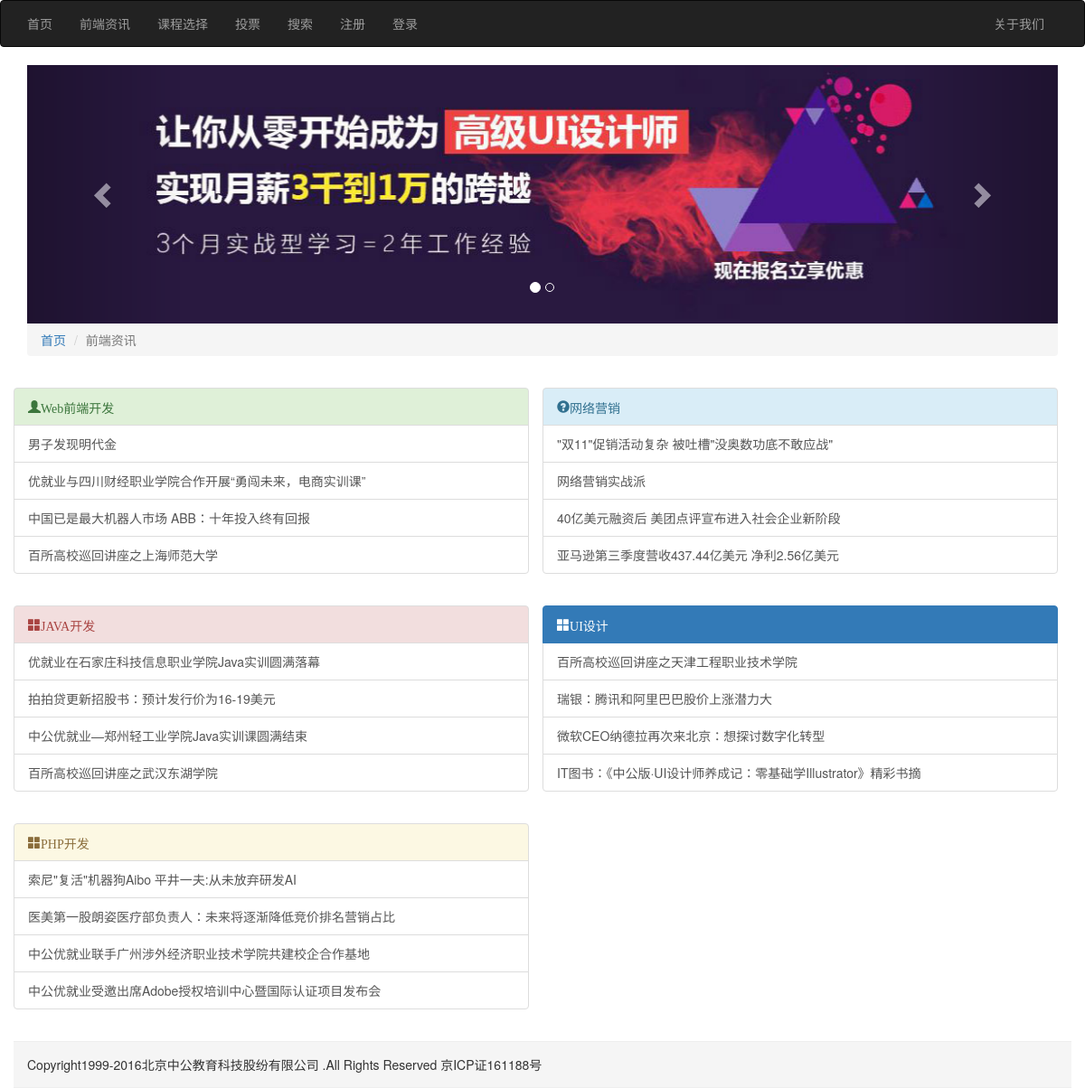
The page /webproblem.php on the database its author committed.
### tables this page shows
CREATE TABLE IF NOT EXISTS `u_article` (
  `id` int(7) unsigned NOT NULL AUTO_INCREMENT,
  `title` varchar(50) NOT NULL,
  `column` varchar(50) NOT NULL,
  `description` text NOT NULL,
  `keywords` varchar(30) NOT NULL,
  `contents` text NOT NULL,
  `thumb` varchar(100) NOT NULL,
  `add_date` varchar(20) NOT NULL,
  `author` varchar(15) NOT NULL,
  PRIMARY KEY (`id`)
);

### webproblem.php (the view, shortened to what this page needs)
<?php
include "header.php";
?>
    <div class="container" id="placeNav">
        <ol class="breadcrumb">
            <li><a href="#">首页</a></li>
            <li class="active">前端资讯</li>
        </ol>
    </div>
    <div class="container" id="content">
        <div class="row">
            <div class="list-group col-md-6">
                <a href="list.php?column=<?php echo 'Web前端开发';?>" class="list-group-item list-group-item-success">
                    <span class="glyphicon glyphicon-user">Web前端开发</span>
                </a>
                <?php
					$sql="SELECT * FROM u_article WHERE `column`='Web前端开发' ORDER BY `id` DESC LIMIT 4";
					$result=$conn->query($sql);
					if($result->num_rows>0)
					{
						while($row=$result->fetch_assoc())
						{
				?>
                <a href="content.php?id=<?php echo $row['id'];?>&&title=<?php echo $row['title'];?>" class="list-group-item"><?php echo $row['title'];?></a>
                <?php
						}
					}
				?>
            </div>
            <div class="list-group col-md-6">
                <a href="list.php?column=<?php echo '网络营销';?>" class="list-group-item list-group-item-info">
                    <span class="glyphicon glyphicon-question-sign">网络营销</span>
                </a>
                <?php
					$sql="SELECT * FROM u_article WHERE `column`='网络营销' ORDER BY `id` DESC LIMIT 4";
					$result=$conn->query($sql);
					if($result->num_rows>0)
					{
						while($row=$result->fetch_assoc())
						{
				?>
                <a href="content.php?id=<?php echo $row['id'];?>&&title=<?php echo $row['title'];?>" class="list-group-item"><?php echo $row['title'];?></a>
                <?php
						}
					}
				?>
            </div>
            <div class="list-group col-md-6">
                <a href="list.php?column=<?php echo 'JAVA开发';?>" class="list-group-item list-group-item-danger">
                    <span class="glyphicon glyphicon-th-large">JAVA开发</span>
                </a>
                <?php
					$sql="SELECT * FROM u_article WHERE `column`='JAVA开发' ORDER BY `id` DESC LIMIT 4";
					$result=$conn->query($sql);
					if($result->num_rows>0)
					{
						while($row=$result->fetch_assoc())
						{
				?>
                <a href="content.php?id=<?php echo $row['id'];?>&&title=<?php echo $row['title'];?>" class="list-group-item"><?php echo $row['title'];?></a>
               <?php
						}
					}
				?>
            </div>
            <div class="list-group col-md-6">
                <a href="list.php?column=<?php echo 'UI设计';?>" class="list-group-item active">
                    <span class="glyphicon glyphicon-th-large">UI设计</span>
                </a>
                <?php
					$sql="SELECT * FROM u_article WHERE `column`='UI设计' ORDER BY `id` DESC LIMIT 4";
					$result=$conn->query($sql);
					if($result->num_rows>0)
					{
						while($row=$result->fetch_assoc())
						{
				?>
                <a href="content.php?id=<?php echo $row['id'];?>&&title=<?php echo $row['title'];?>" class="list-group-item"><?php echo $row['title'];?></a>
               <?php
						}
					}
				?>
            </div>
           <div class="list-group col-md-6">
                <a href="list.php?column=<?php echo 'PHP开发';?>" class="list-group-item list-group-item-warning">
                    <span class="glyphicon glyphicon-th-large">PHP开发</span>
                </a>
                <?php
					$sql="SELECT * FROM u_article WHERE `column`='PHP开发' ORDER BY `id` DESC LIMIT 4";
					$result=$conn->query($sql);
					if($result->num_rows>0)
					{
						while($row=$result->fetch_assoc())
						{
				?>
                <a href="content.php?id=<?php echo $row['id'];?>&&title=<?php echo $row['title'];?>" class="list-group-item"><?php echo $row['title'];?></a>
               <?php
						}
					}
				?>
            </div>
        </div>
    </div>
    <footer class="container">
        Copyright1999-2016北京中公教育科技股纷有限公司 .All Rights Reserved 京ICP证161188号
    </footer>
</div>
</body>
</html>

### css/base.css (style rules this page uses)
* { margin: 0;padding:0; }
footer { border: 1px solid #eee;border-left:0; border-right: 0;line-height: 50px;background: #f5f5f5;margin-top: 15px; }

### css/index.css (style rules this page uses)
#content a { text-decoration: none; }

### css/content.css (style rules this page uses)
.list-group { margin-top: 15px; }

### css/choose.css (style rules this page uses)
#content .row { margin: 0; }
#content { padding: 0; }

### css/webproblem.css (style rules this page uses)
#content .row { margin-left: 0; }

### rows shown on the page
u_article: title "男子发现明代金"
u_article: title "优就业与四川财经职业学院合作开展“勇闯未来，电商实训课”"
u_article: title "中国已是最大机器人市场 ABB：十年投入终有回报"
u_article: title "百所高校巡回讲座之上海师范大学"
u_article: title "\"双11\"促销活动复杂 被吐槽\"没奥数功底不敢应战\""
u_article: title "网络营销实战派"
u_article: title "40亿美元融资后 美团点评宣布进入社会企业新阶段"
u_article: title "亚马逊第三季度营收437.44亿美元 净利2.56亿美元"
u_article: title "优就业在石家庄科技信息职业学院Java实训圆满落幕"
u_article: title "拍拍贷更新招股书：预计发行价为16-19美元"
u_article: title "中公优就业—郑州轻工业学院Java实训课圆满结束"
u_article: title "百所高校巡回讲座之武汉东湖学院"
u_article: title "百所高校巡回讲座之天津工程职业技术学院"
u_article: title "瑞银：腾讯和阿里巴巴股价上涨潜力大"
u_article: title "微软CEO纳德拉再次来北京：想探讨数字化转型"
u_article: title "IT图书：《中公版·UI设计师养成记：零基础学Illustrator》精彩书摘"
u_article: title "索尼\"复活\"机器狗Aibo 平井一夫:从未放弃研发AI"
u_article: title "医美第一股朗姿医疗部负责人：未来将逐渐降低竞价排名营销占比"
u_article: title "中公优就业联手广州涉外经济职业技术学院共建校企合作基地"
u_article: title "中公优就业受邀出席Adobe授权培训中心暨国际认证项目发布会"
